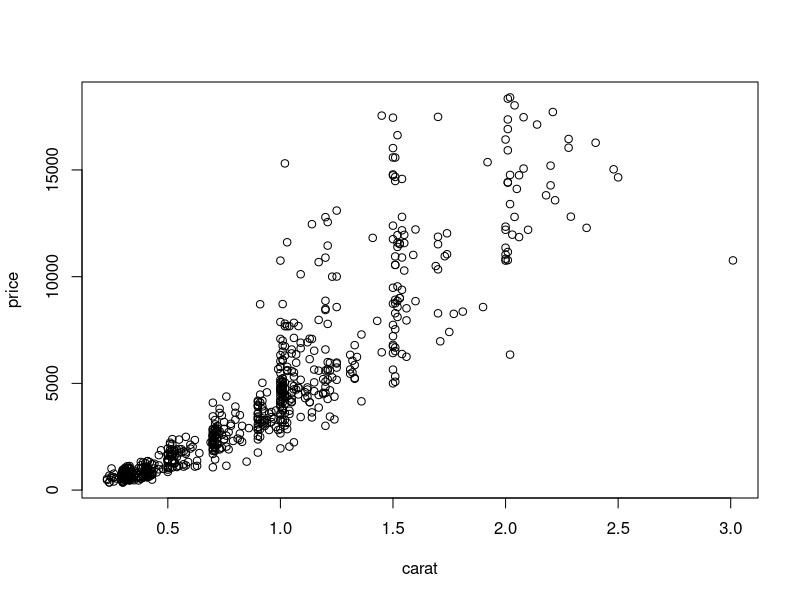
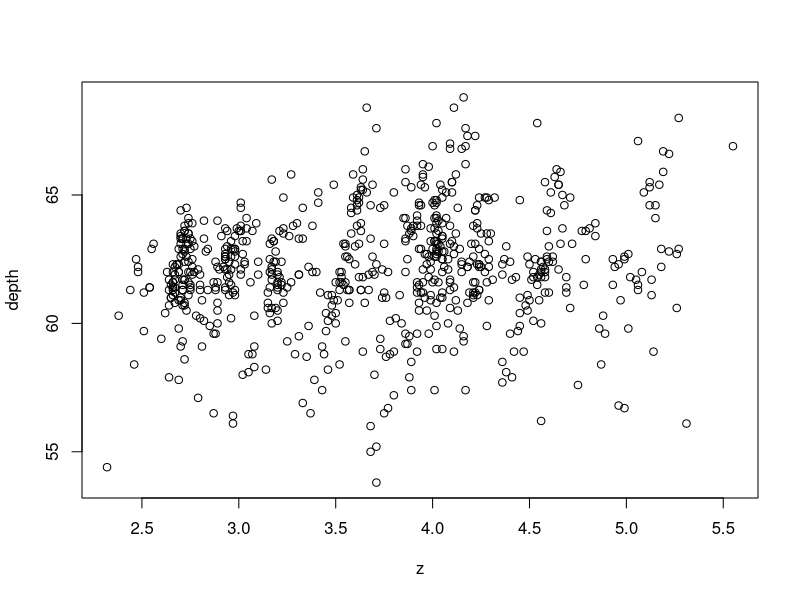
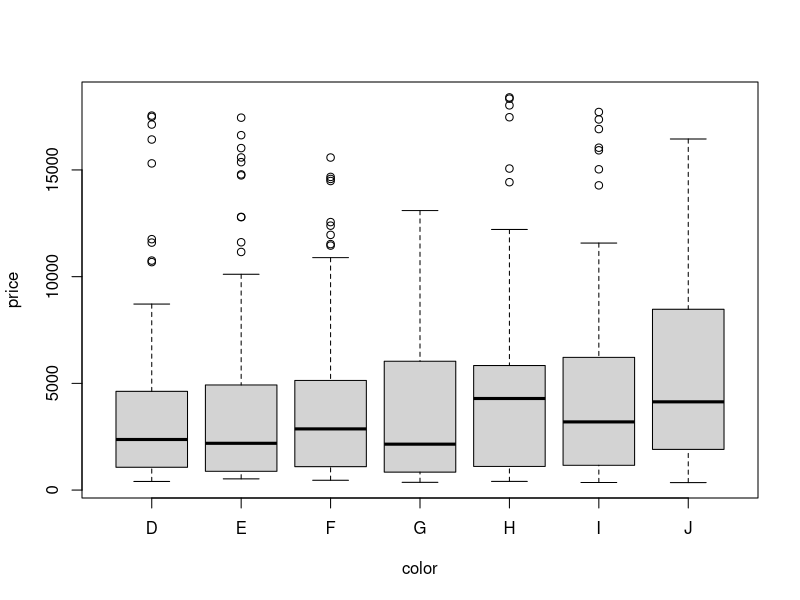
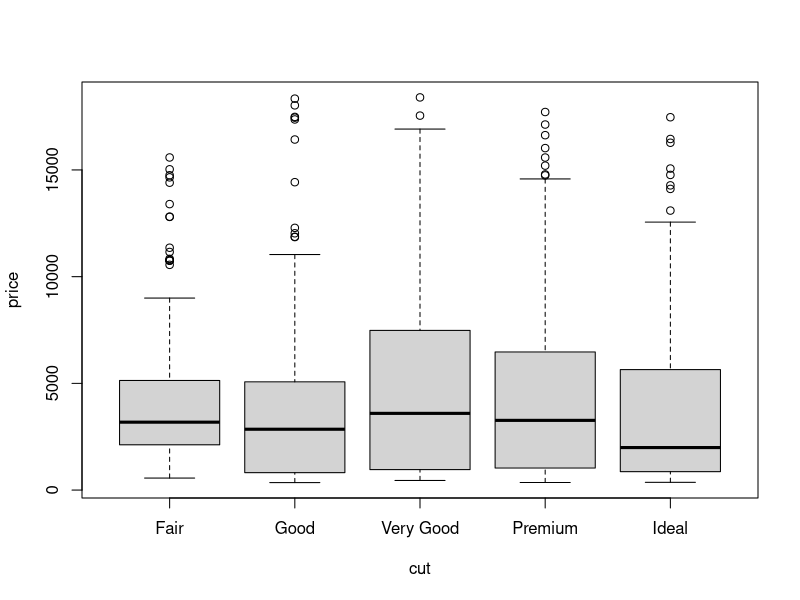

Reproduce these figures in R, in order.
# Plotting some diamong data using the
# stock/inbuilt plotting capabilities of R

set.seed(1289)

data(diamonds, package = "ggplot2")
summary(diamonds)

# randomly sample 20 observations per group defined by color & cut
df <- diamonds |> dplyr::slice_sample(n = 20, by = c(color, cut))

# Basic plots
plot(price ~ carat, data = df)
plot(depth ~ z, data = df)

# Implicit boxplot
plot(price ~ color, data = df)

# Explicit boxplot
boxplot(price ~ cut, data = df)